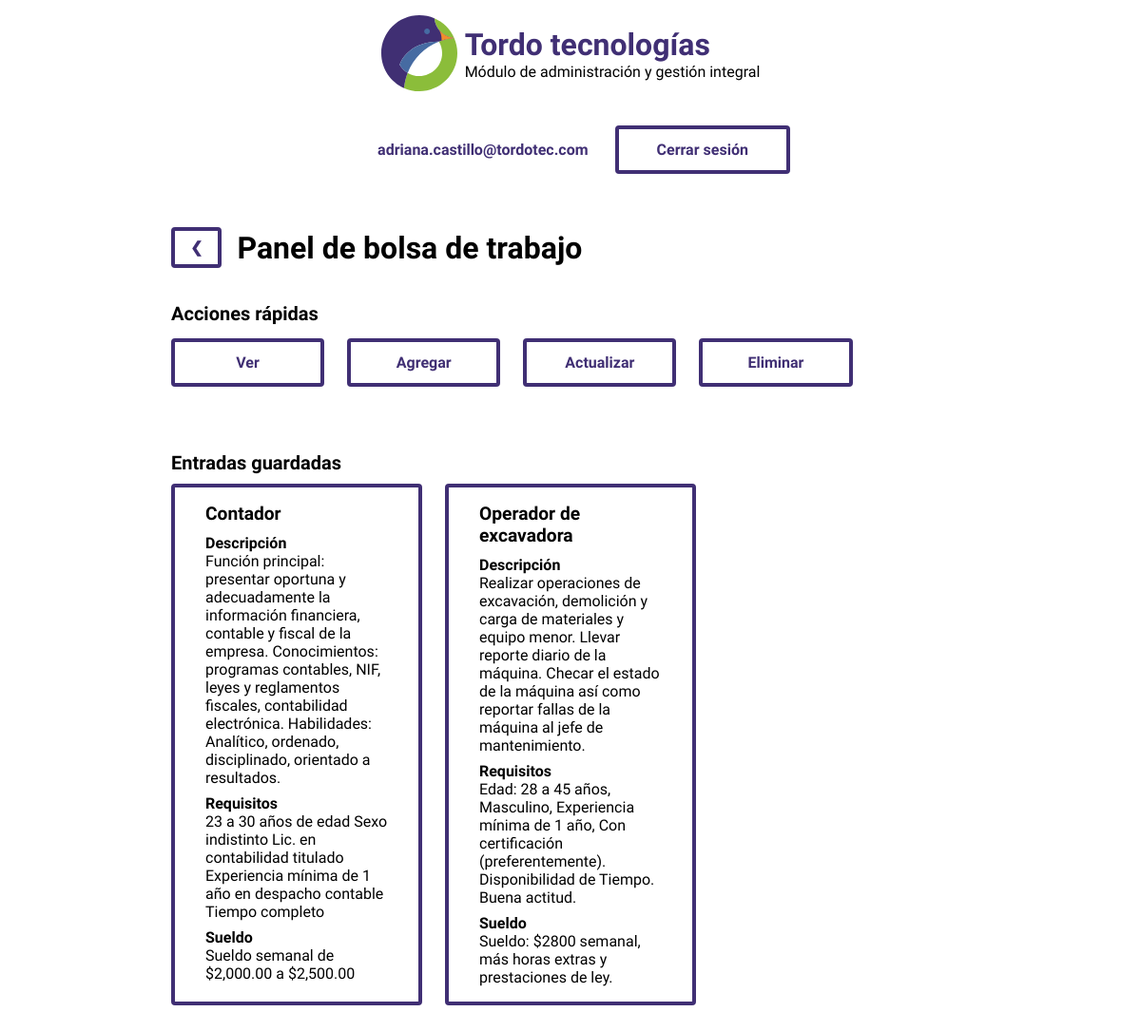
The app's page /bolsaDeTrabajo.php (signed in) with its own data.
### tables this page shows
CREATE TABLE `bolsatrabajo` (
  `id` int(11) NOT NULL,
  `puesto` tinytext NOT NULL,
  `descripcion` longtext NOT NULL,
  `requisitos` longtext NOT NULL,
  `sueldo` longtext NOT NULL
);

### bolsaDeTrabajo.php (the view, shortened to what this page needs)
<!DOCTYPE html>
<html lang="es-MX">
<head>
    <link rel="stylesheet" href="css/panel.css">
</head>
<body>
    <header>
        <div id="navegacion">
            <div class="logotipo">
                <img id="logo" src="img/icons/logo.svg" alt="Logotipo">
                <div>
                    <h1>Tordo tecnologías</h1>
                    <p>Módulo de administración y gestión integral</p>
                </div>
            </div>
            <nav>
                <p id="usuario"><?php echo $_SESSION["correo"];?></p>
                <a href="php/conexion/cerrar.php" class="boton">Cerrar sesión</a>
            </nav>
        </div>
    </header>
    <section id="acciones">
        <div class="migas">
            <a href="inicio.php" class="boton">&#10094;</a>
            <h2>Panel de bolsa de trabajo</h2>
        </div>
        <h3>Acciones rápidas</h3>
        <div class="gridAcciones">
            <a id="ver" class="boton">Ver</a>
            <a id="agregar" class="boton">Agregar</a>
            <a id="editar" class="boton">Actualizar</a>
            <a id="eliminar" class="boton">Eliminar</a>
        </div>
    </section>
    <section id="panelVer">
        <h3>Entradas guardadas</h3>
        <div class="grid">
            <?php
                include("php/conexion/casper.php");
                $leer = "SELECT * FROM bolsatrabajo";
                $query = $conexion->query($leer);
                if ($query == true) {
                    while ($datos = mysqli_fetch_array($query)) {
                        echo <<<END
                        <div class="tarjeta">
                            <div class="tarjetaCuerpo">
                                <p class="tarjetaTitulo">$datos[1]</p>
                                <p class="tarjetaSubtitulo">Descripción</p>
                                <p class="tarjetaTexto">$datos[2]</p>
                                <p class="tarjetaSubtitulo">Requisitos</p>
                                <p class="tarjetaTexto">$datos[3]</p>
                                <p class="tarjetaSubtitulo">Sueldo</p>
                                <p class="tarjetaTexto">$datos[4]</p>
                            </div>
                        </div>
                        END;
                    }
                }
            ?>
        </div>
    </section>
</body>
</html>
<?php
die();
?>

### css/panel.css (style rules this page uses)
:root { --color_oscuro: rgb(64, 47, 116); --color_claro: rgb(70, 107, 162); --color_enfasis: rgb(139, 189, 58); --color_realce: rgb(240, 142, 45); }
* { margin: 0px; padding: 0px; }
body { font-family: 'Didact Gothic', sans-serif; }
nav { display: flex; flex-direction: column; margin: 1em 0em; align-items: center; align-self: center; }
section { padding: 1em 10vw; }
h1 { font-weight: bold; color: var(--color_oscuro); }
h2 { font-size: 2em; margin-bottom: 0.5em; }
h3 { font-size: 1.25em; margin-bottom: 0.5em; }
a { cursor: pointer; text-decoration: none; }
.migas { display: flex; align-items: center; margin-bottom: 2em; }
.migas > h2 { margin: 0; margin-left: 0.5em; }
.migas > .boton { padding: 0.5em 1em; }
.logotipo { padding: 1em; display: flex; flex-flow: column; align-items: center; }
.logotipo > div { text-align: center; }
.boton { width: fit-content; display: block; background: none; padding: 0.75em 1.5em; margin: 0.25em 0em; text-align: center; font-weight: bold; text-decoration: none; border: 0.25em solid var(--color_oscuro); border-radius: 0.25em; color: var(--color_oscuro); transition: 0.3s; }
.grid { width: 100%; display: grid; grid-template-columns: 1fr; grid-template-rows: auto; grid-gap: 1.5em; }
.gridAcciones { display: grid; grid-template-columns: 1fr 1fr; grid-template-rows: auto; grid-gap: 1.5em; }
.gridAcciones > .boton { width: auto; }
.tarjeta { display: flex; flex-direction: column; overflow: hidden; border: 0.25em solid var(--color_oscuro); border-radius: 0.25em; transition: 0.2s; background: white; }
.tarjetaCuerpo { margin: 1em 0em; padding: 0em 2em; }
.tarjetaTitulo { font-size: 1.2em; font-weight: bold; margin-bottom: 0.5em; }
.tarjetaSubtitulo { font-weight: bold; margin-top: 0.5em; }
#usuario { width: fit-content; display: block; background: none; padding: 0.75em 1.5em; margin: 0.25em 0em; text-align: right ; font-weight: bold; text-decoration: none; border: 0.25em solid white; border-radius: 0.25em; color: var(--color_oscuro); }
#navegacion { width: 100%; display: flex; flex-flow: column; align-items: center; }
#logo { width: 5em; margin-right: 0.5em; }
@media screen and (min-width: 720px) { nav { flex-flow: row; } }
@media screen and (min-width: 720px) { section { padding: 1em 10vw; } }
@media screen and (min-width: 720px) { .boton { padding: .75em 2.5em; } }
@media screen and (min-width: 720px) { .grid { grid-template-columns: 1fr 1fr; } }
@media screen and (min-width: 720px) { .logotipo { display: flex; flex-flow: row; } }
@media screen and (min-width: 720px) { .logotipo > div { text-align: left; } }
@media screen and (min-width: 1020px) { section { padding: 2em 15vw; } }
@media screen and (min-width: 1020px) { .grid { grid-template-columns: 1fr 1fr 1fr; } }
@media screen and (min-width: 1020px) { .gridAcciones { display: grid; grid-template-columns: 1fr 1fr 1fr 1fr; grid-template-rows: auto; grid-gap: 1.5em; width: fit-content; } }

### records on screen
bolsatrabajo: puesto "Contador", descripcion "Función principal: presentar oportuna y adecuadamente la información financiera, contable y fiscal de la empresa. Conocimientos: programas contables, NIF, leyes y reglamentos fiscales, contabilidad electrónica. Habilidades: Analítico, ordenado, disciplinado, orientado a resultados.", requisitos "23 a 30 años de edad Sexo indistinto Lic. en contabilidad titulado Experiencia mínima de 1 año en despacho contable Tiempo completo", sueldo "Sueldo semanal de $2,000.00 a $2,500.00"
bolsatrabajo: puesto "Operador de excavadora", descripcion "Realizar operaciones de excavación, demolición y carga de materiales y equipo menor. Llevar reporte diario de la máquina. Checar el estado de la máquina así como reportar fallas de la máquina al jefe de mantenimiento.", requisitos "Edad: 28 a 45 años, Masculino, Experiencia mínima de 1 año, Con certificación (preferentemente). Disponibilidad de Tiempo. Buena actitud.", sueldo "Sueldo: $2800 semanal, más horas extras y prestaciones de ley."

### other values on screen
$_SESSION["correo"] "adriana.castillo@tordotec.com"
